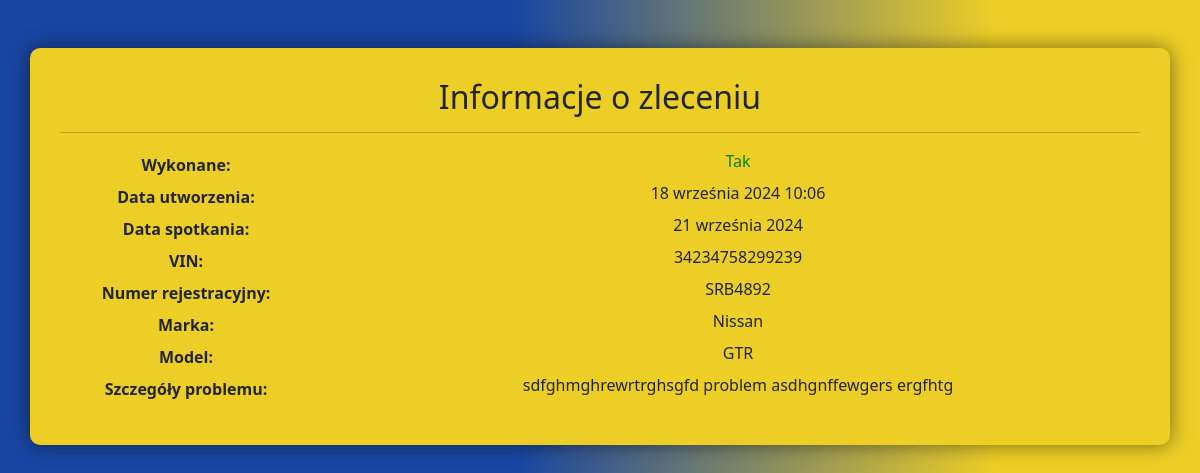
The page /uzytkownicy/zgloszenie/25/ (signed in) on the database its author committed.
### crm/models.py (models this page shows, shortened)
class Applications(models.Model):
    completed = models.BooleanField(verbose_name="Wykonany" ,default=False)
    from_who = models.ForeignKey(User, on_delete=models.CASCADE, verbose_name='Od kogo')
    date_created = models.DateTimeField(auto_now_add=True, verbose_name='Data utworzenia')
    desired_appointment_date = models.DateField(null=True, blank=True, verbose_name='Data spotkania')
    vin_code = models.CharField(max_length=17, verbose_name='VIN')
    reg_num = models.CharField(max_length=20, verbose_name='Numer rejestracyjny')
    mark = models.CharField(max_length=100, verbose_name='Marka')
    model = models.CharField(max_length=100, verbose_name='Model')
    year = models.CharField(max_length=100, verbose_name='Rok')
    displacement = models.CharField(max_length=100, verbose_name='Pojemność silnika')
    hp = models.CharField(max_length=100, verbose_name='KM')
    details = models.TextField(verbose_name='Szczegóły problemu')
    class Meta:
        verbose_name = 'Wniosek'
        verbose_name_plural = 'Wnioski'

### crm/views.py (the view)
# urls.py: path('zgloszenie/<int:application_id>/', application_details, name='application_details'),
@login_required
def application_details(request, application_id):
    application = get_object_or_404(Applications, pk=application_id)
    if application.from_who != request.user:
        raise Http404("Error")
    return render(request, 'application_details.html', {'application': application})

### templates/application_details.html (shortened to what this page needs)
{% extends 'base_register.html' %}
{% block content %}
  <div class="container mt-5">
    <h2>Informacje o zleceniu</h2>
    <hr>
    <dl class="row">
      <dt class="col-sm-3">Wykonane:</dt>
      {%if application.completed%}
      <dd class="col-sm-9 green">Tak</dd>
      {%else%}
      <dd class="col-sm-9 red">Nie</dd>
      {%endif%}
      <dt class="col-sm-3">Data utworzenia:</dt>
      <dd class="col-sm-9">{{ application.date_created }}</dd>
      <dt class="col-sm-3">Data spotkania:</dt>
      <dd class="col-sm-9">{{ application.desired_appointment_date }}</dd>
      <dt class="col-sm-3">VIN:</dt>
      <dd class="col-sm-9">{{ application.vin_code }}</dd>
      <dt class="col-sm-3">Numer rejestracyjny:</dt>
      <dd class="col-sm-9">{{ application.reg_num }}</dd>
      <dt class="col-sm-3">Marka:</dt>
      <dd class="col-sm-9">{{ application.mark }}</dd>
      <dt class="col-sm-3">Model:</dt>
      <dd class="col-sm-9">{{ application.model }}</dd>
      <dt class="col-sm-3">Szczegóły problemu:</dt>
      <dd class="col-sm-9">{{ application.details }}</dd>
    </dl>
  </div>
{% endblock %}

### Website/static/css/style.css (style rules this page uses)
:root { --color1: #2049A0; --color2: #F4DF4A; }
.row { align-items: center; justify-content: center; }

### templates/application_details.html (style rules this page uses)
.green { color: green; }

### templates/base_register.html (style rules this page uses)
:root { --color1: #2049A0; --color2: #F4DF4A; }
body { background: rgb(25, 70, 162); background: -moz-linear-gradient(90deg, rgba(25, 70, 162, 1) 43%, rgba(237, 206, 38, 1) 83%); background: -webkit-linear-gradient(90deg, rgba(25, 70, 162, 1) 43%, rgba(237, 206, 38, 1) 83%); background: linear-gradient(90deg, rgba(25, 70, 162, 1) 43%, rgba(237, 206, 38, 1) 83%); filter: progid:DXImageTransform.Microsoft.gradient(startColorstr="#1946a2", endColorstr="#edce26", GradientType=1); }
.container { background-color: #edce26; padding: 30px; border-radius: 10px; box-shadow: 0 0 20px rgba(0, 0, 0, 0.5); text-align: center; }
.row { margin-bottom: 10px; }

### rows shown on the page
Applications: date_created "18 września 2024 10:06", desired_appointment_date "21 września 2024", vin_code "34234758299239", reg_num "SRB4892", mark "Nissan", model "GTR", details "sdfghmghrewrtrghsgfd problem asdhgnffewgers ergfhtg"
